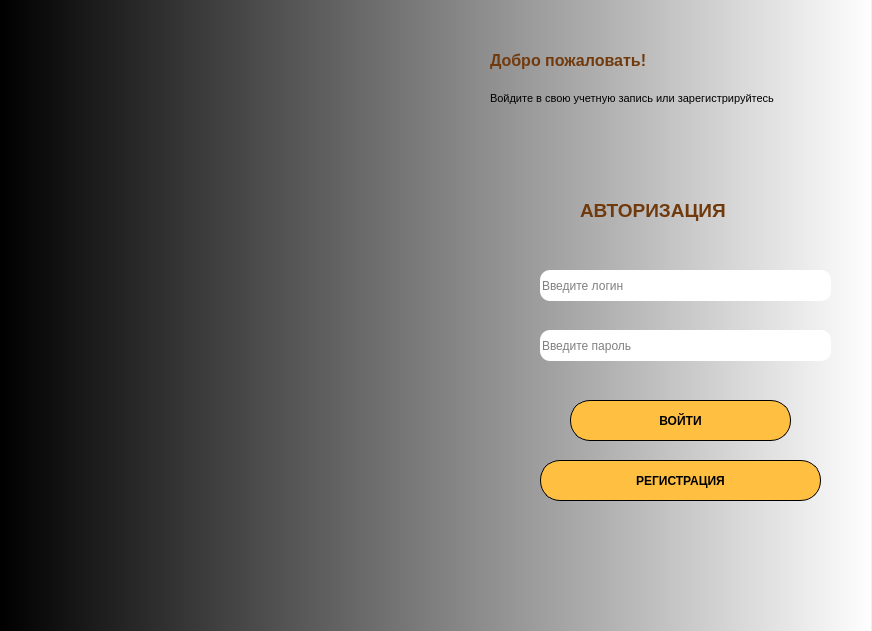
<?xml version="1.0" encoding="UTF-8"?>
<ui version="4.0">
 <class>MainWindow</class>
 <widget class="QMainWindow" name="MainWindow">
  <property name="geometry">
   <rect>
    <x>0</x>
    <y>0</y>
    <width>872</width>
    <height>631</height>
   </rect>
  </property>
  <property name="windowTitle">
   <string>MainWindow</string>
  </property>
  <property name="styleSheet">
   <string notr="true"/>
  </property>
  <widget class="QWidget" name="centralwidget">
   <widget class="QLabel" name="label_2">
    <property name="enabled">
     <bool>false</bool>
    </property>
    <property name="geometry">
     <rect>
      <x>0</x>
      <y>0</y>
      <width>871</width>
      <height>631</height>
     </rect>
    </property>
    <property name="styleSheet">
     <string notr="true">background-color: qlineargradient(spread:pad, x1:0, y1:0, x2:1, y2:0, stop:0 rgba(0, 0, 0, 255), stop:1 rgba(255, 255, 255, 255));</string>
    </property>
    <property name="text">
     <string/>
    </property>
   </widget>
   <widget class="QLabel" name="label">
    <property name="geometry">
     <rect>
      <x>-6</x>
      <y>-5</y>
      <width>461</width>
      <height>641</height>
     </rect>
    </property>
    <property name="styleSheet">
     <string notr="true">background-image: url(:/img/C:/Users/Игорь/Downloads/still-life-with-scales-justice.jpg);</string>
    </property>
    <property name="text">
     <string/>
    </property>
    <property name="pixmap">
     <pixmap resource="D:/PyQt/zal.qrc">:/img/C:/Users/Игорь/Downloads/still-life-with-scales-justice.jpg</pixmap>
    </property>
    <property name="scaledContents">
     <bool>true</bool>
    </property>
   </widget>
   <widget class="QPushButton" name="pushButton">
    <property name="geometry">
     <rect>
      <x>570</x>
      <y>400</y>
      <width>221</width>
      <height>41</height>
     </rect>
    </property>
    <property name="font">
     <font>
      <weight>75</weight>
      <bold>true</bold>
     </font>
    </property>
    <property name="styleSheet">
     <string notr="true">border-color: rgb(255, 249, 62);
border-radius: 20px;
background-color: rgb(255, 192, 66);
border: 1px solid #000000</string>
    </property>
    <property name="text">
     <string>ВОЙТИ</string>
    </property>
   </widget>
   <widget class="QPushButton" name="pushButton_2">
    <property name="geometry">
     <rect>
      <x>540</x>
      <y>460</y>
      <width>281</width>
      <height>41</height>
     </rect>
    </property>
    <property name="font">
     <font>
      <weight>75</weight>
      <bold>true</bold>
     </font>
    </property>
    <property name="styleSheet">
     <string notr="true">border-color: rgb(255, 249, 62);
border-radius: 20px;
background-color: rgb(255, 192, 66);
border: 1px solid #000000</string>
    </property>
    <property name="text">
     <string>РЕГИСТРАЦИЯ</string>
    </property>
   </widget>
   <widget class="QLineEdit" name="lineEdit_2">
    <property name="geometry">
     <rect>
      <x>540</x>
      <y>330</y>
      <width>291</width>
      <height>31</height>
     </rect>
    </property>
    <property name="styleSheet">
     <string notr="true">border-radius: 10px;</string>
    </property>
    <property name="placeholderText">
     <string>Введите пароль</string>
    </property>
   </widget>
   <widget class="QLineEdit" name="lineEdit_3">
    <property name="geometry">
     <rect>
      <x>540</x>
      <y>270</y>
      <width>291</width>
      <height>31</height>
     </rect>
    </property>
    <property name="styleSheet">
     <string notr="true">border-radius: 10px;</string>
    </property>
    <property name="placeholderText">
     <string>Введите логин</string>
    </property>
   </widget>
   <widget class="QLabel" name="label_3">
    <property name="geometry">
     <rect>
      <x>580</x>
      <y>180</y>
      <width>201</width>
      <height>61</height>
     </rect>
    </property>
    <property name="font">
     <font>
      <pointsize>14</pointsize>
      <weight>75</weight>
      <bold>true</bold>
     </font>
    </property>
    <property name="styleSheet">
     <string notr="true">color: rgb(113, 58, 13);</string>
    </property>
    <property name="text">
     <string>АВТОРИЗАЦИЯ</string>
    </property>
   </widget>
   <widget class="QLabel" name="label_4">
    <property name="geometry">
     <rect>
      <x>490</x>
      <y>40</y>
      <width>211</width>
      <height>41</height>
     </rect>
    </property>
    <property name="font">
     <font>
      <pointsize>12</pointsize>
      <weight>75</weight>
      <bold>true</bold>
     </font>
    </property>
    <property name="styleSheet">
     <string notr="true">color: rgb(113, 58, 13);</string>
    </property>
    <property name="text">
     <string>Добро пожаловать!</string>
    </property>
   </widget>
   <widget class="QLabel" name="label_5">
    <property name="geometry">
     <rect>
      <x>490</x>
      <y>90</y>
      <width>391</width>
      <height>16</height>
     </rect>
    </property>
    <property name="font">
     <font>
      <pointsize>8</pointsize>
     </font>
    </property>
    <property name="text">
     <string>Войдите в свою учетную запись или зарегистрируйтесь</string>
    </property>
   </widget>
   <widget class="QLabel" name="label_6">
    <property name="geometry">
     <rect>
      <x>500</x>
      <y>270</y>
      <width>31</width>
      <height>31</height>
     </rect>
    </property>
    <property name="styleSheet">
     <string notr="true"/>
    </property>
    <property name="text">
     <string/>
    </property>
    <property name="pixmap">
     <pixmap resource="D:/PyQt/zal.qrc">:/img/C:/Users/Игорь/Downloads/user-orange_25327.png</pixmap>
    </property>
    <property name="scaledContents">
     <bool>true</bool>
    </property>
   </widget>
   <widget class="QLabel" name="label_7">
    <property name="geometry">
     <rect>
      <x>500</x>
      <y>330</y>
      <width>31</width>
      <height>31</height>
     </rect>
    </property>
    <property name="styleSheet">
     <string notr="true"/>
    </property>
    <property name="text">
     <string/>
    </property>
    <property name="pixmap">
     <pixmap resource="D:/PyQt/zal.qrc">:/img/C:/Users/Игорь/Downloads/cslogin_104358.png</pixmap>
    </property>
    <property name="scaledContents">
     <bool>true</bool>
    </property>
   </widget>
  </widget>
 </widget>
 <resources>
  <include location="D:/PyQt/zal.qrc"/>
 </resources>
 <connections/>
</ui>
